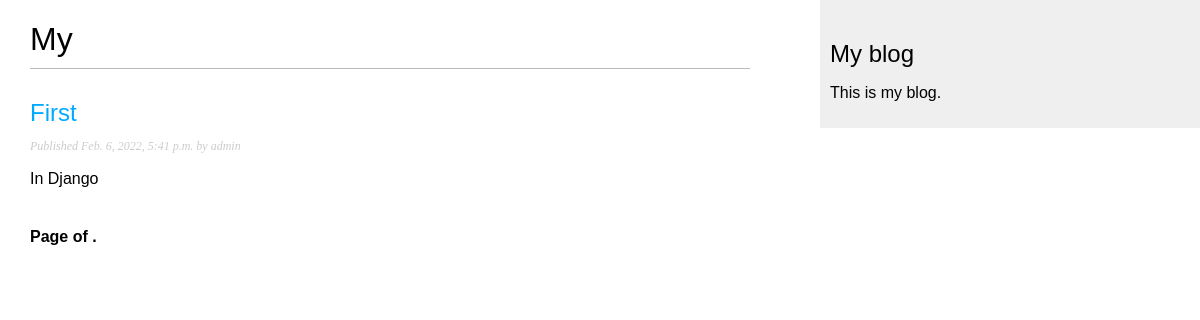
/blog/, run on an earlier commit of the app's database.
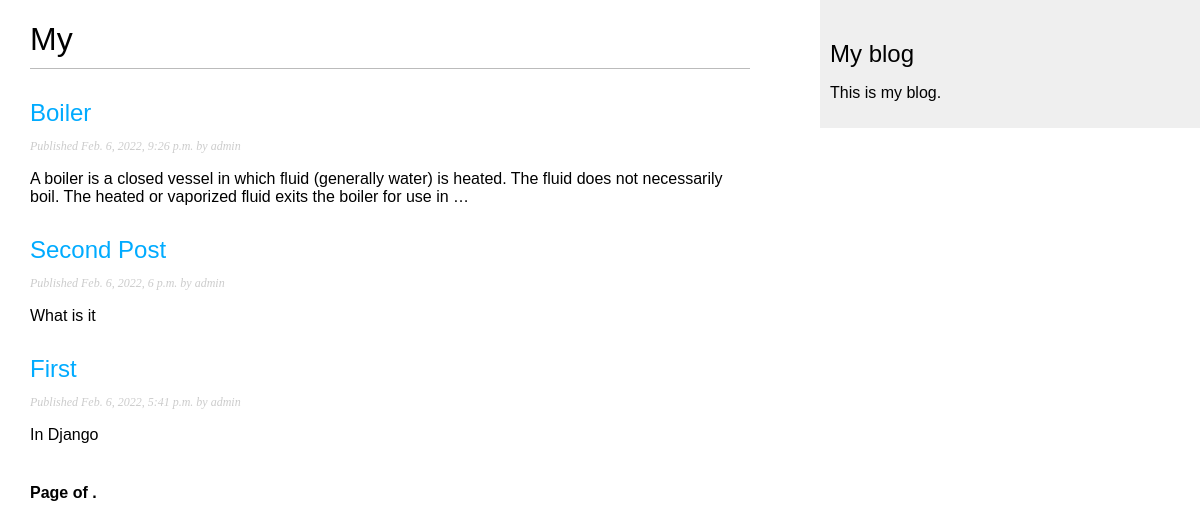
And on a later commit of the database.
### blog/models.py (models this page shows, shortened)
class Post(models.Model):
	STATUS_CHOICES = (
		('draft', 'Draft'),
		('published', 'Published')
	)
	title = models.CharField(max_length=255)
	slug = models.SlugField(max_length=250, unique_for_date='publish')
	author = models.ForeignKey(
		User,
		on_delete=models.CASCADE,
		related_name='blog_posts'
	)
	body = models.TextField()
	publish = models.DateTimeField(default=timezone.now)
	created = models.DateTimeField(auto_now_add=True)
	updated = models.DateTimeField(auto_now=True)
	status = models.CharField(
		max_length=10,
		choices=STATUS_CHOICES,
		default='draft'
	)
	objects = models.Manager()
	published = PublishedManager()
	class Meta:
		ordering = ('-publish',)
	def get_absolute_url(self):
		return reverse('blog:post_detail', args=[
			self.publish.year,
			self.publish.month,
			self.publish.day,
			self.slug])

### blog/views.py (the view)
# urls.py: path('', views.post_list, name='post_list'),
def post_list(request):
	posts = Post.published.all()
	object_list = Post.published.all()
	paginator = Paginator(object_list, 3)
	page = request.GET.get('page')
	try:
		posts = paginator.page(page)
	except PageNotAnInteger:
		posts = paginator.page(1)
	except EmptyPage:
		posts = paginator.page(paginator.num_pages)
	return render(request, 'blog/post/list.html', {
		'page': page,
		'posts': posts
	})

### blog/models.py (called while the page is built)
	def get_queryset(self):
		return super(
			PublishedManager,
			self
		).get_queryset().filter(status='published')

### blog/templates/blog/post/list.html (shortened to what this page needs)
{% extends "blog/base.html" %}
{% block content %}
    <h1>My</h1>
    {% for post in posts %}
        <h2>
            <a href="{{ post.get_absolute_url }}">
                {{ post.title }}
            </a>
        </h2>
        <p class="date">
            Published {{ post.publish }} by {{ post.author }}
        </p>
        {{ post.body|truncatewords:30|linebreaks }}
    {% endfor %}
    {% include "pagination.html" with page=page_obj %}
{% endblock %}

### blog/templates/blog/base.html (shortened to what this page needs)
{% load static %}
<!DOCTYPE html>
<html lang="en">
<head>
    <link href="{% static "css/blog.css" %}" rel="stylesheet">
</head>
<body>
    <div id="content">
        {% block content %}
        {% endblock %}
    </div>
    <div id="sidebar">
        <h2>My blog</h2>
        <p>This is my blog.</p>
    </div>
</body>
</html>

### blog/templates/pagination.html (shortened to what this page needs)
<div class="pagination">
  <span class="step-links">
    <span class="current">
      Page {{ page.number }} of {{ page.paginator.num_pages }}.
    </span>
  </span>
</div>

### blog/static/css/blog.css (style rules this page uses)
body { margin:0; padding:0; font-family:helvetica, sans-serif; }
a { color:#00abff; text-decoration:none; }
h1 { font-weight:normal; border-bottom:1px solid #bbb; padding:0 0 10px 0; }
h2 { font-weight:normal; margin:30px 0 0; }
#content { float:left; width:60%; padding:0 0 0 30px; }
#sidebar { float:right; width:30%; padding:10px; background:#efefef; height:100%; }
p.date { color:#ccc; font-family: georgia, serif; font-size: 12px; font-style: italic; }
.pagination { margin:40px 0; font-weight:bold; }

What changed in the data, as far as the page shows it:
added Post: title "Boiler", publish "Feb. 6, 2022, 9:26 p.m.", author "admin", body "A boiler is a closed vessel in which fluid (generally water) is heated. The fluid does not necessarily boil. The heated or vaporized fluid exits the boiler for use in …"
now on this page (row edited): Post: title "Second Post", publish "Feb. 6, 2022, 6 p.m.", author "admin", body "What is it"
